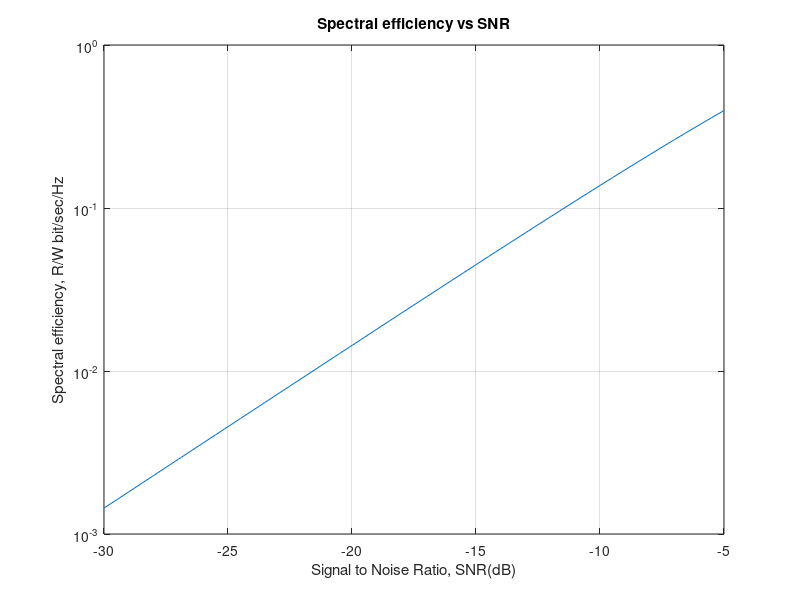
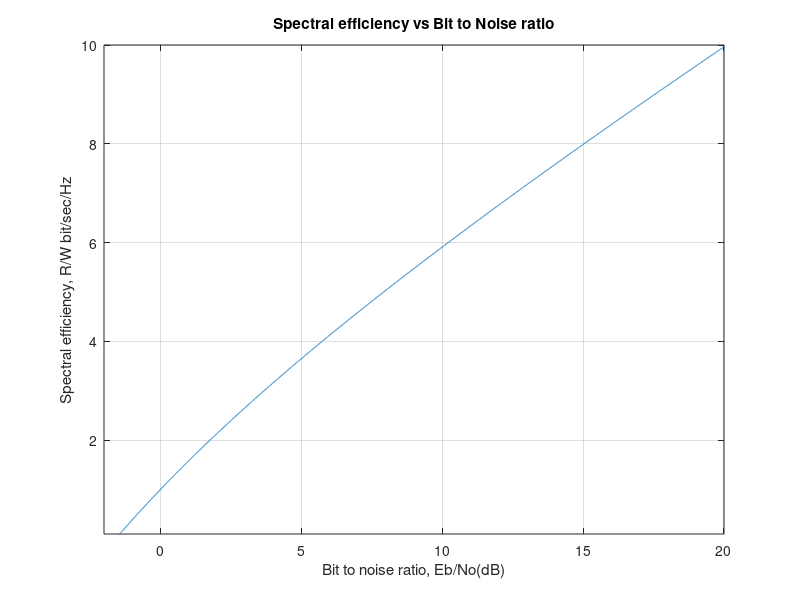

Recreate these plots in MATLAB, in order.
% shannon.m
%author:Cedric Marchand Lab-STICC
%
%Shannon limit for Gaussian channel
% Capacity of unconstrained Gaussian channel
% Shannon-Hartly equation: C=B log2(1+S/N)
% Nyquist limite: C=2B log2(M)
% C/2B=r spectral efficienty in bit/second/hz


clear;

%%
% compute SNR bound for a given modulation and code rate

CR=1/2; % code rate
mod=2; %modulation, bits per symbol

r=CR*mod;
SNR=2^(2*r)-1;
Ebno=SNR/r;
SNR_dB=10*log10(SNR);
Ebno_db=10*log10(Ebno);

%%
% spectral efficincy vs SNR

SNR_dB=-30:0.5:-5;
SNR = 10.^(SNR_dB./10);
r=log2(1+SNR);


figure(1);
plot(SNR_dB,r);
grid on;
xlabel('Signal to Noise Ratio, SNR(dB)');
ylabel('Spectral efficiency, R/W bit/sec/Hz');
title('Spectral efficiency vs SNR');
set(gca,'YScale','log');


%%
% spectral efficiency vs EbNo
figure(2);

r = 0:.001:10;
Eb_No = (2.^r -1)./r;
Eb_No_dB = 10*log10(Eb_No);
plot(Eb_No_dB,r);
axis([-2 20 0.1 10]); 
grid on;
xlabel('Bit to noise ratio, Eb/No(dB)');
ylabel('Spectral efficiency, R/W bit/sec/Hz');
title('Spectral efficiency vs Bit to Noise ratio');